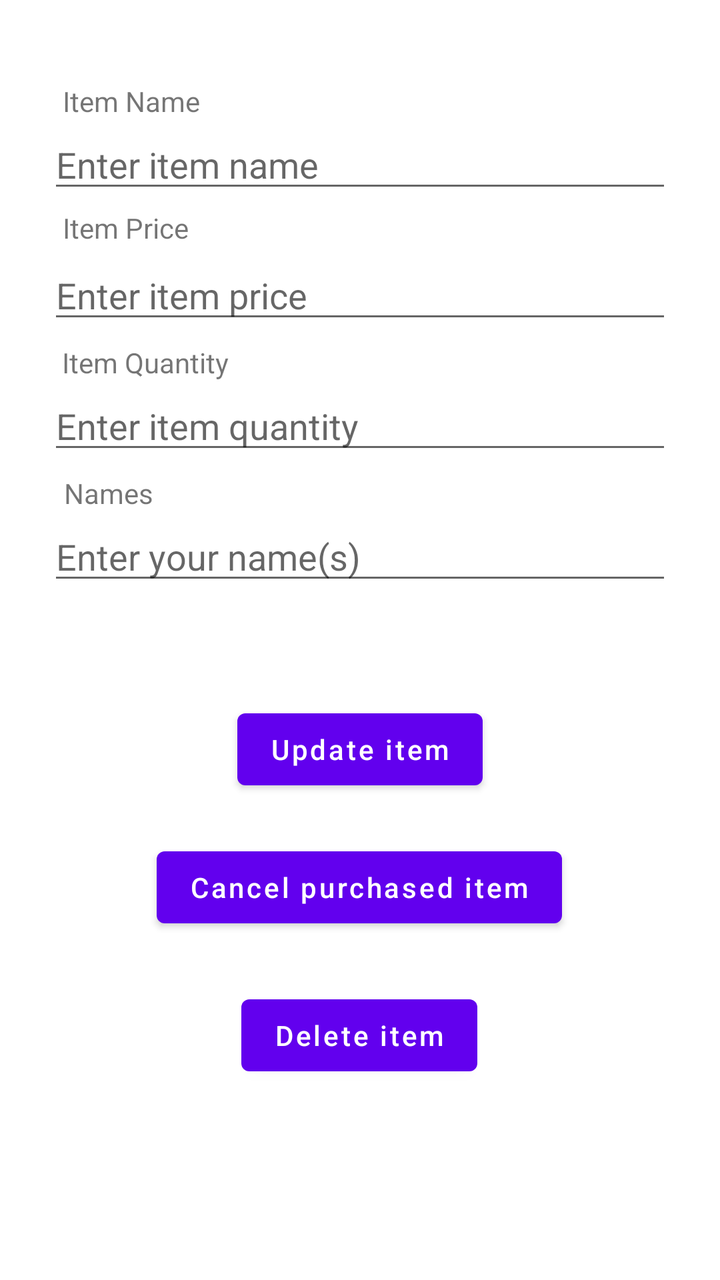
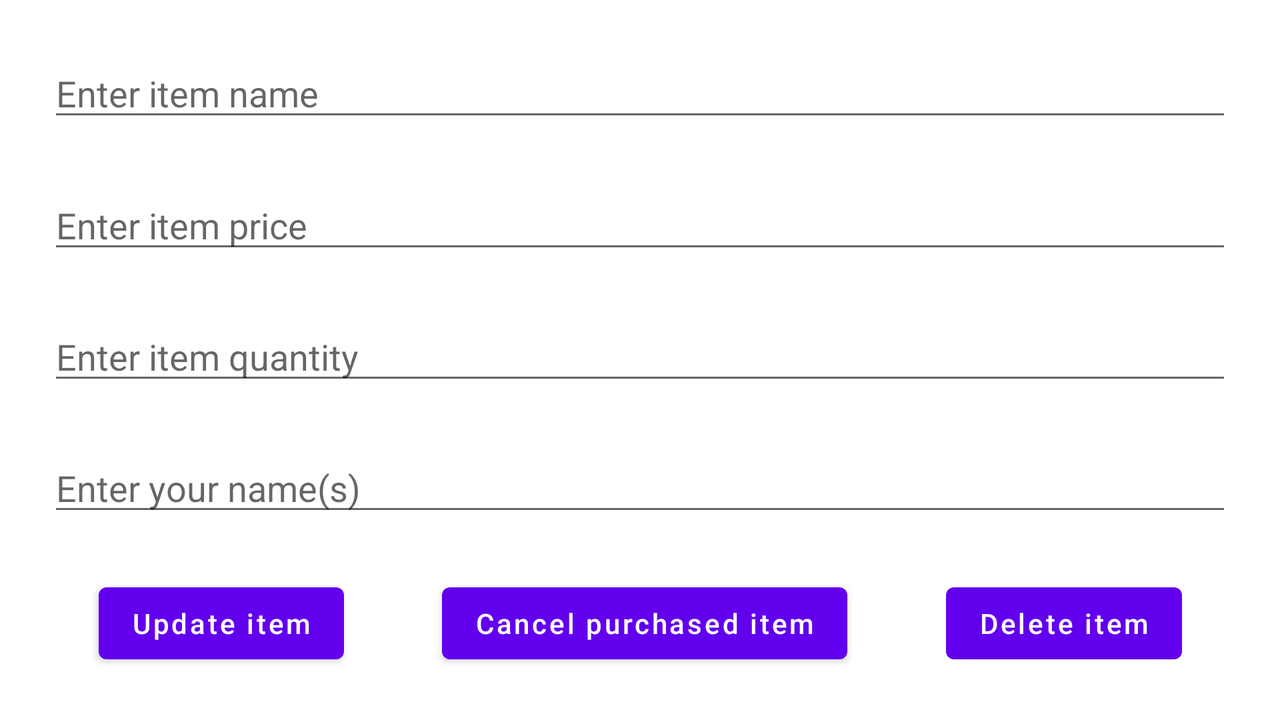

First picture: res/layout/ on a phone held upright. Second picture: the repository's own variant of that layout, on a device whose configuration matches the variant's folder. Source for both follows.
<!-- AndroidManifest.xml: application theme Theme.RoommatesShoppingApp -->
<!-- res/layout/activity_update_purchased_item.xml -->
<?xml version="1.0" encoding="utf-8"?>

<androidx.constraintlayout.widget.ConstraintLayout xmlns:android="http://schemas.android.com/apk/res/android"
    xmlns:app="http://schemas.android.com/apk/res-auto"
    xmlns:tools="http://schemas.android.com/tools"
    android:layout_width="match_parent"
    android:layout_height="match_parent"
    tools:context=".UpdatePurchasedItemActivity">

    <EditText
        android:id="@+id/itemName"
        android:layout_width="0dp"
        android:layout_height="wrap_content"
        android:layout_marginStart="24dp"
        android:layout_marginLeft="24dp"
        android:layout_marginTop="60dp"
        android:layout_marginEnd="24dp"
        android:layout_marginRight="24dp"
        android:ems="10"
        android:hint="Enter item name"
        android:inputType="text"
        app:layout_constraintBottom_toTopOf="@+id/itemPrice"
        app:layout_constraintEnd_toEndOf="parent"
        app:layout_constraintHorizontal_bias="0.5"
        app:layout_constraintStart_toStartOf="parent"
        app:layout_constraintTop_toTopOf="parent" />

    <EditText
        android:id="@+id/itemPrice"
        android:layout_width="0dp"
        android:layout_height="wrap_content"
        android:layout_marginStart="24dp"
        android:layout_marginLeft="24dp"
        android:layout_marginTop="24dp"
        android:layout_marginEnd="24dp"
        android:layout_marginRight="24dp"
        android:ems="10"
        android:hint="Enter item price"
        android:inputType="numberDecimal"
        app:layout_constraintBottom_toTopOf="@+id/itemAmount"
        app:layout_constraintEnd_toEndOf="parent"
        app:layout_constraintHorizontal_bias="0.5"
        app:layout_constraintStart_toStartOf="parent"
        app:layout_constraintTop_toBottomOf="@+id/itemName" />

    <EditText
        android:id="@+id/itemAmount"
        android:layout_width="0dp"
        android:layout_height="wrap_content"
        android:layout_marginStart="24dp"
        android:layout_marginLeft="24dp"
        android:layout_marginTop="24dp"
        android:layout_marginEnd="24dp"
        android:layout_marginRight="24dp"
        android:ems="10"
        android:hint="Enter item quantity"
        android:inputType="number"
        app:layout_constraintBottom_toTopOf="@+id/names"
        app:layout_constraintEnd_toEndOf="parent"
        app:layout_constraintHorizontal_bias="0.5"
        app:layout_constraintStart_toStartOf="parent"
        app:layout_constraintTop_toBottomOf="@+id/itemPrice" />

    <EditText
        android:id="@+id/names"
        android:layout_width="0dp"
        android:layout_height="wrap_content"
        android:layout_marginStart="24dp"
        android:layout_marginLeft="24dp"
        android:layout_marginTop="24dp"
        android:layout_marginEnd="24dp"
        android:layout_marginRight="24dp"
        android:ems="10"
        android:hint="Enter your name(s)"
        android:inputType="textMultiLine"
        app:layout_constraintEnd_toEndOf="parent"
        app:layout_constraintHorizontal_bias="0.5"
        app:layout_constraintStart_toStartOf="parent"
        app:layout_constraintTop_toBottomOf="@+id/itemAmount" />

    <Button
        android:id="@+id/updateItem"
        android:layout_width="wrap_content"
        android:layout_height="wrap_content"
        android:layout_marginStart="24dp"
        android:layout_marginLeft="24dp"
        android:layout_marginTop="8dp"
        android:layout_marginEnd="24dp"
        android:layout_marginRight="24dp"
        android:layout_marginBottom="8dp"
        android:text="Update item"
        android:textAllCaps="false"
        app:layout_constraintBottom_toBottomOf="parent"
        app:layout_constraintEnd_toEndOf="parent"
        app:layout_constraintStart_toStartOf="parent"
        app:layout_constraintTop_toBottomOf="@+id/names"
        app:layout_constraintVertical_bias="0.163" />

    <TextView
        android:id="@+id/textView"
        android:layout_width="wrap_content"
        android:layout_height="wrap_content"
        android:text="Item Name"
        app:layout_constraintBottom_toTopOf="@+id/itemName"
        app:layout_constraintEnd_toEndOf="parent"
        app:layout_constraintHorizontal_bias="0.108"
        app:layout_constraintStart_toStartOf="parent"
        app:layout_constraintTop_toTopOf="parent"
        app:layout_constraintVertical_bias="1.0" />

    <TextView
        android:id="@+id/textView2"
        android:layout_width="wrap_content"
        android:layout_height="wrap_content"
        android:layout_marginTop="3dp"
        android:layout_marginBottom="1dp"
        android:text="Item Price"
        app:layout_constraintBottom_toTopOf="@+id/itemPrice"
        app:layout_constraintEnd_toEndOf="parent"
        app:layout_constraintHorizontal_bias="0.106"
        app:layout_constraintStart_toStartOf="parent"
        app:layout_constraintTop_toBottomOf="@+id/itemName"
        app:layout_constraintVertical_bias="0.0" />

    <TextView
        android:id="@+id/textView3"
        android:layout_width="wrap_content"
        android:layout_height="wrap_content"
        android:layout_marginTop="5dp"
        android:text="Item Quantity"
        app:layout_constraintBottom_toTopOf="@+id/itemAmount"
        app:layout_constraintEnd_toEndOf="parent"
        app:layout_constraintHorizontal_bias="0.112"
        app:layout_constraintStart_toStartOf="parent"
        app:layout_constraintTop_toBottomOf="@+id/itemPrice"
        app:layout_constraintVertical_bias="0.0" />

    <TextView
        android:id="@+id/textView4"
        android:layout_width="wrap_content"
        android:layout_height="wrap_content"
        android:layout_marginTop="5dp"
        android:text="Names"
        app:layout_constraintBottom_toTopOf="@+id/names"
        app:layout_constraintEnd_toEndOf="parent"
        app:layout_constraintHorizontal_bias="0.101"
        app:layout_constraintStart_toStartOf="parent"
        app:layout_constraintTop_toBottomOf="@+id/itemAmount" />

    <Button
        android:id="@+id/deleteItem"
        android:layout_width="wrap_content"
        android:layout_height="wrap_content"
        android:text="Delete item"
        android:textAllCaps="false"
        app:layout_constraintBottom_toBottomOf="parent"
        app:layout_constraintEnd_toEndOf="parent"
        app:layout_constraintHorizontal_bias="0.498"
        app:layout_constraintStart_toStartOf="parent"
        app:layout_constraintTop_toBottomOf="@+id/updateItem"
        app:layout_constraintVertical_bias="0.492" />

    <Button
        android:id="@+id/cancelPurchased"
        android:layout_width="wrap_content"
        android:layout_height="wrap_content"
        android:layout_marginTop="8dp"
        android:layout_marginBottom="8dp"
        android:text="Cancel purchased item"
        android:textAllCaps="false"
        app:layout_constraintBottom_toTopOf="@+id/deleteItem"
        app:layout_constraintEnd_toEndOf="parent"
        app:layout_constraintHorizontal_bias="0.497"
        app:layout_constraintStart_toStartOf="parent"
        app:layout_constraintTop_toBottomOf="@+id/updateItem"
        app:layout_constraintVertical_bias="0.419" />
</androidx.constraintlayout.widget.ConstraintLayout>
<!-- resources referenced by this layout -->
<resources>
  <style name="Theme.RoommatesShoppingApp" parent="Theme.MaterialComponents.DayNight.DarkActionBar">
          
          <item name="colorPrimary">@color/purple_500</item>
          <item name="colorPrimaryVariant">@color/purple_700</item>
          <item name="colorOnPrimary">@color/white</item>
          
          <item name="colorSecondary">@color/teal_200</item>
          <item name="colorSecondaryVariant">@color/teal_700</item>
          <item name="colorOnSecondary">@color/black</item>
          
          <item name="android:statusBarColor" tools:targetApi="l">?attr/colorPrimaryVariant</item>
          
      </style>
</resources>
<!-- res/layout-land/activity_update_purchased_item.xml (the repository's variant of the layout above) -->
<!-- drawn on the phone turned sideways -->
<?xml version="1.0" encoding="utf-8"?>

<androidx.constraintlayout.widget.ConstraintLayout xmlns:android="http://schemas.android.com/apk/res/android"
    xmlns:app="http://schemas.android.com/apk/res-auto"
    xmlns:tools="http://schemas.android.com/tools"
    android:layout_width="match_parent"
    android:layout_height="match_parent"
    tools:context=".UpdatePurchasedItemActivity">

    <EditText
        android:id="@+id/itemName"
        android:layout_width="0dp"
        android:layout_height="wrap_content"
        android:layout_marginStart="24dp"
        android:layout_marginLeft="24dp"
        android:layout_marginEnd="24dp"
        android:layout_marginRight="24dp"
        android:ems="10"
        android:hint="Enter item name"
        android:inputType="text"
        app:layout_constraintBottom_toTopOf="@+id/itemPrice"
        app:layout_constraintEnd_toEndOf="parent"
        app:layout_constraintHorizontal_bias="0.5"
        app:layout_constraintStart_toStartOf="parent"
        app:layout_constraintTop_toTopOf="parent" />

    <EditText
        android:id="@+id/itemPrice"
        android:layout_width="0dp"
        android:layout_height="wrap_content"
        android:layout_marginStart="24dp"
        android:layout_marginLeft="24dp"
        android:layout_marginEnd="24dp"
        android:layout_marginRight="24dp"
        android:ems="10"
        android:hint="Enter item price"
        android:inputType="numberDecimal"
        app:layout_constraintBottom_toTopOf="@+id/itemAmount"
        app:layout_constraintEnd_toEndOf="parent"
        app:layout_constraintHorizontal_bias="0.5"
        app:layout_constraintStart_toStartOf="parent"
        app:layout_constraintTop_toBottomOf="@+id/itemName" />

    <EditText
        android:id="@+id/itemAmount"
        android:layout_width="0dp"
        android:layout_height="wrap_content"
        android:layout_marginStart="24dp"
        android:layout_marginLeft="24dp"
        android:layout_marginEnd="24dp"
        android:layout_marginRight="24dp"
        android:ems="10"
        android:hint="Enter item quantity"
        android:inputType="number"
        app:layout_constraintBottom_toTopOf="@+id/names"
        app:layout_constraintEnd_toEndOf="parent"
        app:layout_constraintHorizontal_bias="0.5"
        app:layout_constraintStart_toStartOf="parent"
        app:layout_constraintTop_toBottomOf="@+id/itemPrice" />

    <EditText
        android:id="@+id/names"
        android:layout_width="0dp"
        android:layout_height="wrap_content"
        android:layout_marginStart="24dp"
        android:layout_marginLeft="24dp"
        android:layout_marginEnd="24dp"
        android:layout_marginRight="24dp"
        android:ems="10"
        android:hint="Enter your name(s)"
        android:inputType="textMultiLine"
        app:layout_constraintBottom_toTopOf="@+id/updateItem"
        app:layout_constraintEnd_toEndOf="parent"
        app:layout_constraintHorizontal_bias="0.0"
        app:layout_constraintStart_toStartOf="parent"
        app:layout_constraintTop_toBottomOf="@+id/itemAmount" />

    <Button
        android:id="@+id/updateItem"
        android:layout_width="wrap_content"
        android:layout_height="wrap_content"
        android:text="Update item"
        android:textAllCaps="false"
        app:layout_constraintBottom_toBottomOf="parent"
        app:layout_constraintEnd_toStartOf="@+id/cancelPurchased"
        app:layout_constraintHorizontal_bias="0.543"
        app:layout_constraintStart_toStartOf="parent"
        app:layout_constraintTop_toBottomOf="@+id/names" />

    <Button
        android:id="@+id/cancelPurchased"
        android:layout_width="wrap_content"
        android:layout_height="wrap_content"
        android:text="Cancel purchased item"
        android:textAllCaps="false"
        app:layout_constraintBottom_toBottomOf="parent"
        app:layout_constraintEnd_toStartOf="@+id/deleteItem"
        app:layout_constraintStart_toEndOf="@+id/updateItem"
        app:layout_constraintTop_toBottomOf="@+id/names" />

    <Button
        android:id="@+id/deleteItem"
        android:layout_width="wrap_content"
        android:layout_height="wrap_content"
        android:text="Delete item"
        android:textAllCaps="false"
        app:layout_constraintBottom_toBottomOf="parent"
        app:layout_constraintEnd_toEndOf="parent"
        app:layout_constraintHorizontal_bias="0.491"
        app:layout_constraintStart_toEndOf="@+id/cancelPurchased"
        app:layout_constraintTop_toBottomOf="@+id/names" />

</androidx.constraintlayout.widget.ConstraintLayout>
